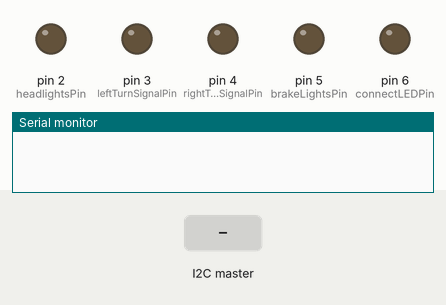
Bench run of a sketch on a simulated Arduino Uno, built with avr-gcc and run on an emulated ATmega328P. Shown: output pins drawn as LEDs (lit = HIGH), the last lines printed to the serial monitor. The inputs (shaded band) are chosen by the test bench.

Above: at 1.2 s.
1.3 s: the I2C master sends the byte 1
At 1.9 s:
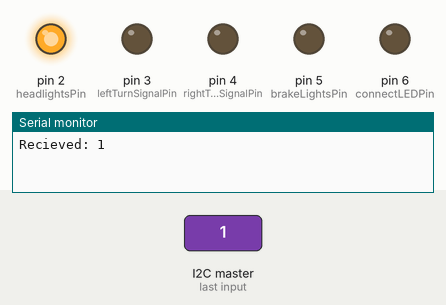
2.8 s: the I2C master sends the byte 2
At 4.2 s:
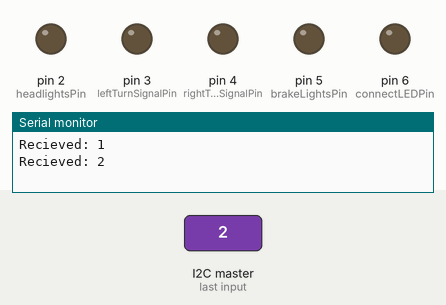
Timing chart, 0 to 5.8 s (numbered marks = the images above; inputs shaded):
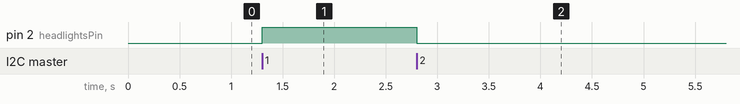

The sketch:

LightingSubsystem.ino
```cpp
#include <Wire.h>

#define I2C_SLAVE_ADDRESS 0x15 // Set the Arduino's I2C address

// This enum is also used in PiServer/IO/Lighting.h
// Any change to this one should be made to the other and vice versa
enum class LightingCommand : uint8_t
{
  Unkown = 0,
  HeadlightsOn,   HeadlightsOff,
  LeftSigOn,      LeftSigOff,
  RightSigOn,     RightSigOff,
  HazardsOn,      HazardsOff,
  BrakeLightsOn,  BrakeLightsOff,
  StopConnecting, Connected,      Reconnecting
};

// Define pins for controlling the lights
const int headlightsPin = 2;
const int leftTurnSignalPin = 3;
const int rightTurnSignalPin = 4;
const int brakeLightsPin = 5;
const int connectLEDPin = 6;

LightingCommand receivedAction = LightingCommand::Unkown; // Variable to store the received action
bool blinkLeftSignal = false;
bool blinkRightSignal = false;
bool activateHazards = false;
bool connected = false;
bool connecting = false;
bool stoppedConnecting = true;

unsigned long lastBlinkTime = 0;
unsigned long blinkInterval = 750;  // in millisec
bool connectLEDState = false; // Off
bool hazardState = false; // Off
bool leftState = false;
bool rightState = false;

void setup() {
  Serial.begin(9600);
  Wire.begin(I2C_SLAVE_ADDRESS);
  Wire.onReceive(receiveEvent);

  // Initialize pins as outputs
  pinMode(headlightsPin, OUTPUT);
  pinMode(leftTurnSignalPin, OUTPUT);
  pinMode(rightTurnSignalPin, OUTPUT);
  pinMode(brakeLightsPin, OUTPUT);
  pinMode(connectLEDPin, OUTPUT);

  // Turn off all lights initially
  turnOffLights();
}

void loop() {
  unsigned long currentMillis = millis();

  if (currentMillis - lastBlinkTime >= blinkInterval) {
    lastBlinkTime = currentMillis;

    if (activateHazards) {
      hazardState = !hazardState;
      digitalWrite(leftTurnSignalPin, hazardState);
      digitalWrite(rightTurnSignalPin, hazardState);
    } else {
      if (blinkLeftSignal) { // blinkLeftSignal
        leftState = !leftState;
        digitalWrite(leftTurnSignalPin, leftState);
      } else {
        digitalWrite(leftTurnSignalPin, LOW);
      }

      if (blinkRightSignal) { // blinkRightSignal
        rightState = !rightState;
        digitalWrite(rightTurnSignalPin, rightState);
      } else {
        digitalWrite(rightTurnSignalPin, LOW);
      }
    }

    if (connecting) {
      connectLEDState = !connectLEDState;
      digitalWrite(connectLEDPin, connectLEDState);
    } else {
      digitalWrite(connectLEDPin, connected ? HIGH : LOW);
    }
  }
}

void receiveEvent(int byteCount) {
  if (byteCount == 1) {  // Expecting a single byte for the action
      int receivedValue = Wire.read();

    if (receivedValue < static_cast<int>(LightingCommand::Unkown) || receivedValue > static_cast<int>(LightingCommand::Reconnecting)) {
      receivedAction = LightingCommand::Unkown;  // Handle invalid input
    } else {
      receivedAction = static_cast<LightingCommand>(receivedValue);
    }

    Serial.print("Recieved: ");
    Serial.println(receivedValue);
    // Process the received action
    switch (receivedAction) {
      case LightingCommand::HeadlightsOn:  // Turn on headlights
        digitalWrite(headlightsPin, HIGH);
        break;
      case LightingCommand::HeadlightsOff:  // Turn off headlights
        digitalWrite(headlightsPin, LOW);
        break;
      case LightingCommand::LeftSigOn:  // Turn left turn signal on
        blinkLeftSignal = true;
        break;
      case LightingCommand::LeftSigOff:  // Turn left turn signal on
        blinkLeftSignal = false;
        digitalWrite(leftTurnSignalPin, LOW);
        break;
      case LightingCommand::RightSigOn:  // toggle right turn signal
        blinkRightSignal = true;
        break;
      case LightingCommand::RightSigOff:  // toggle right turn signal
        blinkRightSignal = false;
        digitalWrite(rightTurnSignalPin, LOW);
        break;
      case LightingCommand::HazardsOn:  // Toggle hazard lights
        activateHazards = true;
        break;
      case LightingCommand::HazardsOff:  // Toggle hazard lights
        activateHazards = false;
        digitalWrite(leftTurnSignalPin, LOW);
        digitalWrite(rightTurnSignalPin, LOW);
        break;
      case LightingCommand::BrakeLightsOn:  // Apply brake lights
        digitalWrite(brakeLightsPin, HIGH);
        break;
      case LightingCommand::BrakeLightsOff:  // Release brake lights
        digitalWrite(brakeLightsPin, LOW);
        break;
      case LightingCommand::StopConnecting:  // Turn off Connection LED
        connected = false;
        connecting = false;
        stoppedConnecting = true;
        digitalWrite(connectLEDPin, LOW);
        break;
      case LightingCommand::Connected:  // Turn on Connection LED
        connected = true;
        connecting = false;
        stoppedConnecting = false;
        digitalWrite(connectLEDPin, HIGH);
        break;
      case LightingCommand::Reconnecting:  // blink Connection LED
        connected = false;
        connecting = true;
        stoppedConnecting = false;
        break;
      default:
        // Handle unknown action or add custom cases as needed
        break;
    }
  }
}

void turnOffLights() {
  digitalWrite(headlightsPin, LOW);
  digitalWrite(leftTurnSignalPin, LOW);
  digitalWrite(rightTurnSignalPin, LOW);
  digitalWrite(brakeLightsPin, LOW);
  digitalWrite(connectLEDPin, LOW);
}
```

Measured:
- after the input at 1.3 s, pin 2 (headlightsPin): LOW → HIGH at once
- after the input at 2.8 s, pin 2 (headlightsPin): HIGH → LOW at once
